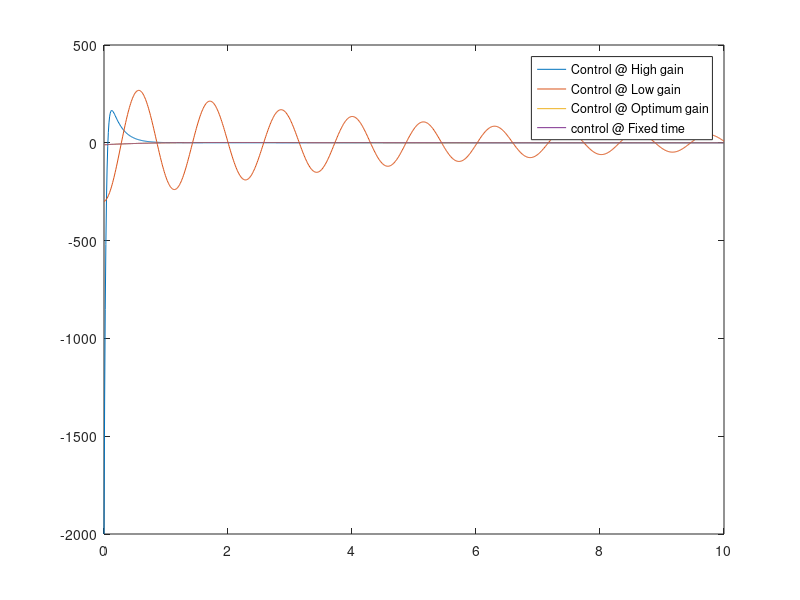
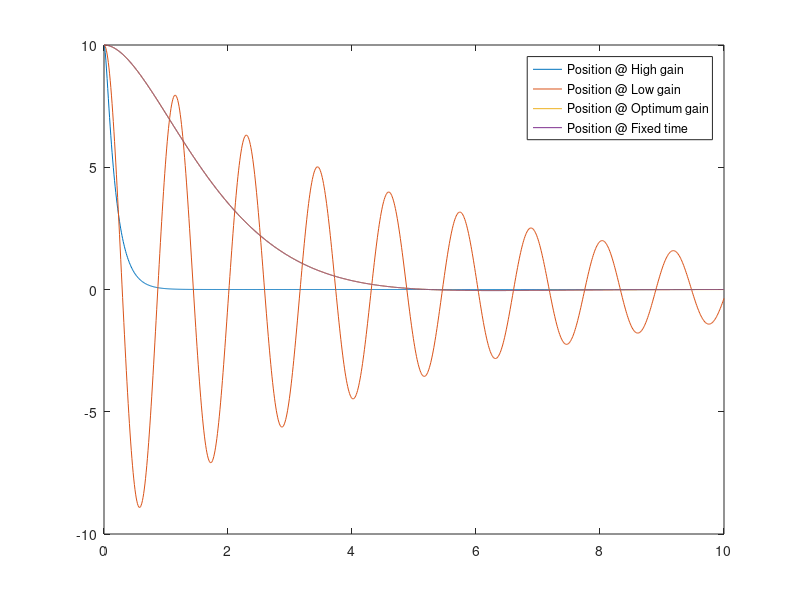

Here is the MATLAB script that generated these plots, in order:
%double integrator lqr
%x_doubledot = u

close all
clear all
%initialise
t_f = 10;
dt = 0.001;
P_f= 100*eye(2);
P0 =P_f;

%plant dynmaics
A = [0 1;0 0];
B = [0 ;1];

%initial state
x0=[10;0];
X_eval(:,1) = x0;

%cost function
Q = eye(2);
R = 1;

%gain threshold
K_high = [200 40];
K_low = [30 .4];

t_d = 0:dt:t_f;
t_r = t_f:-dt:0;

%evaluate all p
P_all_history(:,length(t_r))= P_f(:);
for i = length(t_r):-1:2
    P =reshape(P_all_history(:,i),size(A));
    dPdt = -(A.'*P + P*A - P*B*B.'*P + Q); 
    P = P - dt*(dPdt);
    P_all_history(:,i-1)= P(:);
end
P_all_history = P_all_history';

%calculate state at net step using p
for i = 2:length(t_d)
    P_eval = reshape(P_all_history(i-1,:),size(A));
    U_eval(:,i-1) = -inv(R)*B'*P_eval*X_eval(:,i-1);
    X_eval(:,i) = X_eval(:,i-1) + dt* (A*X_eval(:,i-1) + B*U_eval(:,i-1) );  
end

%check controllability
M_a = rank(ctrb(A,B));
t = 0:0.01:10;

%care to calculate P in ricatti eqn
%can use dare
P = care(A,B,Q,R);
K = inv(R)*B'*P;

%calculate for optimum K from above
K_opt = K
sys_fun = @(t,x)[x(2); -K_opt*x];
[t X_opt] = ode45(sys_fun,t,x0);

%calculate for high gain
K = K_high;
sys_fun = @(t,x)[x(2); -K_high*x];
[t X_high] = ode45(sys_fun,t,x0);

%calculate for low gain
K = K_low;
sys_fun = @(t,x)[x(2); -K_low*x];
[t X_low] = ode45(sys_fun,t,x0);

figure;
plot(t,-K_high*X_high',t,-K_low*X_low',t,-K_opt*X_opt',t_d(1:end-1),U_eval)
legend('Control @ High gain','Control @ Low gain','Control @ Optimum gain','control @ Fixed time')
figure;
plot(t,X_high(:,1),t,X_low(:,1),t,X_opt(:,1),t_d,X_eval(1,:))
legend('Position @ High gain','Position @ Low gain','Position @ Optimum gain','Position @ Fixed time')
